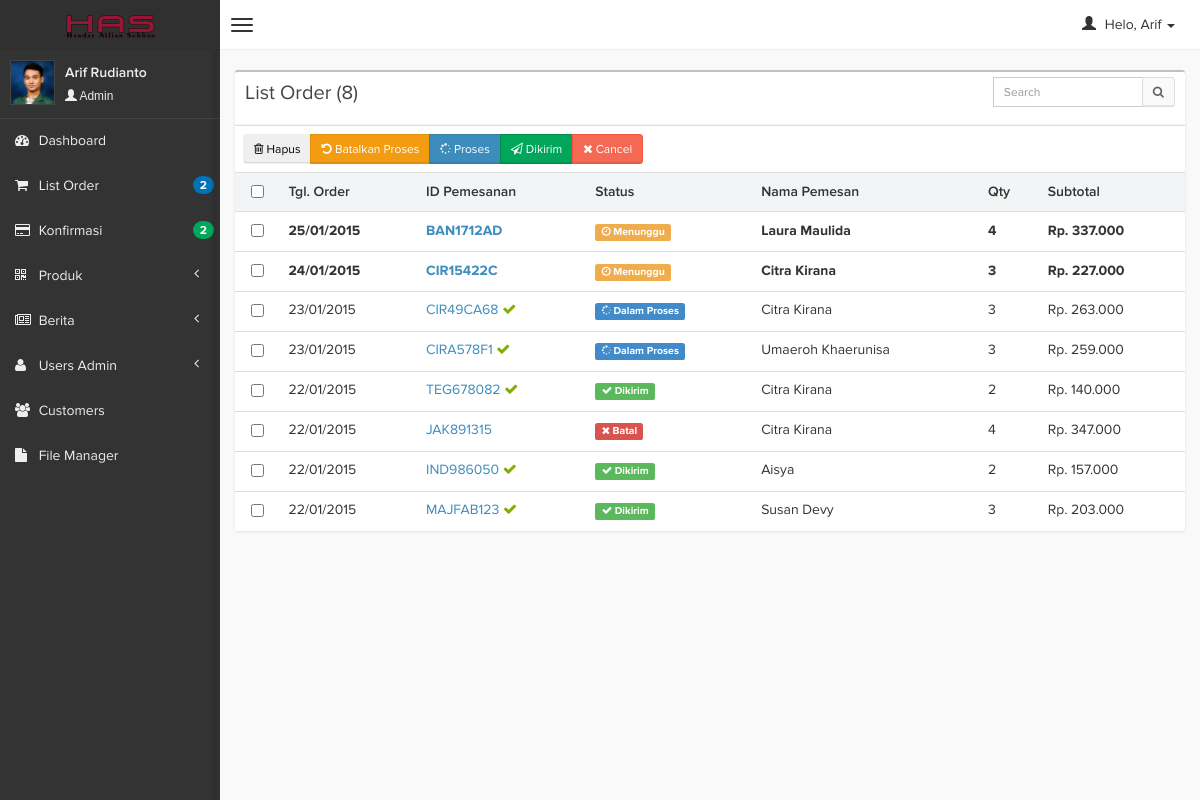
The page /admin/index.php?page=order&act=listorder (signed in) on the database its author committed.
### tables this page shows
CREATE TABLE IF NOT EXISTS `orders` (
  `order_id` varchar(20) NOT NULL,
  `cust_id` int(4) NOT NULL,
  `nama` varchar(100) NOT NULL,
  `kota` varchar(50) NOT NULL,
  `provinsi` varchar(50) NOT NULL,
  `kodepos` int(6) NOT NULL,
  `alamat` text NOT NULL,
  `phone` varchar(15) NOT NULL,
  `tgl_pesan` date NOT NULL,
  `status` varchar(50) NOT NULL,
  `pelunasan` enum('0','1') NOT NULL,
  `dilihat` enum('0','1') NOT NULL
);

### admin/page/order/index.php (the view, shortened to what this page needs)
<?php
switch ($_GET['act']) {
    case 'listorder':
    $jml_order = mysql_fetch_array(mysql_query("select count(order_id) as jml_order from orders"));
    ?>
        <div class="row">
            <div class="col-xs-12">
                <div class="box">
                    <div class="box-header">
                        <h3 class="box-title">List Order (<?php echo $jml_order['jml_order']; ?>)</h3>
                        <div class="box-tools">
                            <div class="input-group">
                                <input type="text" name="table_search" class="form-control input-sm pull-right" style="width: 150px;" placeholder="Search"/>
                                <div class="input-group-btn">
                                    <button class="btn btn-sm btn-default"><i class="fa fa-search"></i></button>
                                </div>
                            </div>
                        </div>
                    </div>
                    <div class="box-body table-responsive no-padding">
                        <form name="formlist[0]" action="page/order/proses.php?page=order&act=aksilistorder" method="post">
                            <table class="table table-hover">
                                <tr>
                                    <th colspan="7">
                                        <div class="pull-left box-tools">
                                            <div class="btn-group">
                                                <button name="btnhapus" class="btn btn-sm"><i class="fa fa-trash-o"></i> Hapus</button>
                                                <button name="btnbatalproses" class="btn btn-warning btn-sm"><i class="fa fa-undo"></i> Batalkan Proses</button>
                                                <button name="btnproses" class="btn btn-primary btn-sm"><i class="fa fa-spinner"></i> Proses</button>
                                                <button name="btndikirim" class="btn btn-success btn-sm"><i class="fa fa-send-o"></i> Dikirim</button>
                                                <button name="btnbatal" class="btn btn-danger btn-sm"><i class="fa fa-times"></i> Cancel</button>
                                            </div>
                                        </div>
                                    </th>
                                </tr>
                                <tr style="background-color: #F3F4F5">
                                    <th style="text-align:center;"><input type="checkbox"  name="allbox" onclick="checkAll(0);" /></th>
                                    <th>Tgl. Order</th>
                                    <th>ID Pemesanan</th>
                                    <th>Status</th>
                                    <th>Nama Pemesan</th>
                                    <th>Qty</th>
                                    <th>Subtotal</th>
                                </tr>
                                <?php
                                $d = mysql_query("select o.tgl_pesan, o.order_id, o.nama, o.status, o.dilihat, o.pelunasan, sum(od.qty) as item, sum(od.total) as subtotal from orders o, order_detail od where o.order_id=od.order_id group by od.order_id order by o.tgl_pesan desc ");
                                if (mysql_num_rows($d)>0) {
                                    while ($data = mysql_fetch_array($d)) {
                                        if ($data['status']=="Menunggu") {
                                            $label = "<span class=\"label label-warning\"><i class=\"fa fa-clock-o\"></i> ";
                                        } elseif ($data['status']=="Dalam Proses") {
                                            $label = "<span class=\"label label-primary\"><i class=\"fa fa-spinner\"></i> ";
                                        } elseif ($data['status']=="Dikirim") {
                                            $label = "<span class=\"label label-success\"><i class=\"fa fa-check\"></i> ";
                                        } else {
                                            $label = "<span class=\"label label-danger\"><i class=\"fa fa-times\"></i> ";
                                        }
                                        if ($data['dilihat']==0) {
                                            $bold = "font-weight:bold";
                                        } else {
                                            $bold = "font-weight:normal";
                                        }
                                        $pelunasan = ($data['pelunasan']=="1") ? '<i class="fa fa-check" style="color:#84AD05"></i>' : '';
                                ?>
                                <tr>
                                    <td align="center"><input type="checkbox" value="<?php echo $data['order_id']; ?>" name="id[]"/></td>
                                    <td style="<?php echo $bold ?>"><?php echo date('d/m/Y', strtotime($data['tgl_pesan'])); ?></td>
                                    <td style="<?php echo $bold ?>"><?php echo "<a href='?page=order&act=detilorder&id=$data[order_id]'>".$data['order_id']."</a> $pelunasan"; ?></td>
                                    <td style="<?php echo $bold ?>"><?php echo $label.$data['status']; ?></span></td>
                                    <td style="<?php echo $bold ?>"><?php echo $data['nama']; ?></td>
                                    <td style="<?php echo $bold ?>"><?php echo $data['item']; ?></td>
                                    <td style="<?php echo $bold ?>"><?php echo "Rp. ".number_format($data['subtotal'], 0,',','.'); ?></td>
                                </tr>
                                <?php
                                    }
                                } else {
                                ?>
                                <tr>
                                    <td colspan="7" align="center">Tidak ada daftar pemesanan</td>
                                </tr>
                                <?php
                                }
                                ?>
                            </table>
                        </form>
                    </div>
                </div>
            </div>
        </div>
        <?php
        break;
        ?>
        <?php
}
?>

### admin/index.php (shortened to what this page needs)
<?php
if (empty($_SESSION['username']) && empty($_SESSION['password'])) {
    header('location:login.php');
} else {
?>
<!DOCTYPE html>
<html>
    <head>
        <link href="../assets/css/bootstrap.min.css" rel="stylesheet" type="text/css" />
        <link href="../assets/css/chosen.min.css" media="all" rel="stylesheet" type="text/css" />
        <link href="../assets/fonts/font-awesome/css/font-awesome.min.css" rel="stylesheet" type="text/css" />
        <link href="../assets/css/bootstrap-wysihtml5/bootstrap3-wysihtml5.min.css" rel="stylesheet" type="text/css" />
        <link href="../assets/css/AdminLTE.css" rel="stylesheet" type="text/css" />
    </head>
    <body class="skin-black fixed">
        <header class="header">
            <a href="?page=dashboard" class="logo">
                <img src="../assets/img/logo.png" alt="Umil">
            </a>
            <nav class="navbar navbar-static-top" role="navigation">
                <a href="#" class="navbar-btn sidebar-toggle" data-toggle="offcanvas" role="button">
                    <span class="icon-bar"></span>
                    <span class="icon-bar"></span>
                    <span class="icon-bar"></span>
                </a>
                <div class="navbar-right">
                    <ul class="nav navbar-nav">
                        <li class="dropdown user user-menu">
                            <a href="#" class="dropdown-toggle" data-toggle="dropdown">
                                <i class="glyphicon glyphicon-user"></i>
                                <span>Helo, <?php $user=explode(" ", $_SESSION['fullname']); echo $user[0]; ?> <i class="caret"></i></span>
                            </a>
                        </li>
                    </ul>
                </div>
            </nav>
        </header>
        <div class="wrapper row-offcanvas row-offcanvas-left">
            <aside class="left-side sidebar-offcanvas">
                <section class="sidebar">
                    <div class="user-panel">
                        <div class="pull-left image">
                            <img src="../upload/users/<?php echo $_SESSION['avatar']; ?>" class="img" alt="User Image" />
                        </div>
                        <div class="pull-left info">
                            <p><a href="?page=profile&act=detailprofile"><?php echo $_SESSION['fullname']; ?></a></p>
                            <small style="font-family: 'ProximaNova', sans-serif; font-weight: normal !important;"><i class="glyphicon glyphicon-user"></i> <?php echo $_SESSION['level']; ?></small>
                        </div>
                    </div>
                    <ul class="sidebar-menu">
                        <?php include 'side_menu.php'; ?>
                    </ul>
                </section>
            </aside>
            <aside class="right-side">
                <section class="content">
                    <?php include 'content.php'; ?>
                </section>
            </aside>
        </div>
    </body>
</html>
<?php } ?>

### admin/side_menu.php (shortened to what this page needs)
<?php
$notif = mysql_fetch_array(mysql_query("select count(order_id) as 'order' from orders where dilihat='0'"));
$notifp = mysql_fetch_array(mysql_query("select count(order_id) as 'pembayaran' from pembayaran where dilihat='0'"));
if ($_SESSION['level']=='Admin') {
    ?>
    <li>
        <a href="?page=dashboard">
            <i class="fa fa-dashboard"></i> <span>Dashboard</span>
        </a>
    </li>
    <li>
        <a href="?page=order&act=listorder">
            <i class="fa fa-shopping-cart"></i> <span>List Order</span>
            <small class="badge pull-right bg-blue"><?php echo $notif['order']; ?></small>
        </a>
    </li>
    <li>
        <a href="?page=order&act=pembayaran">
            <i class="fa fa-credit-card"></i> <span>Konfirmasi</span>
            <small class="badge pull-right bg-green"><?php echo $notifp['pembayaran']; ?></small>
        </a>
    </li>
    <li class="treeview">
        <a href="#">
            <i class="fa fa-qrcode"></i>
            <span>Produk</span>
            <i class="fa fa-angle-left pull-right"></i>
        </a>
    </li>
    <li class="treeview">
        <a href="#">
            <i class="fa fa-newspaper-o"></i>
            <span>Berita</span>
            <i class="fa fa-angle-left pull-right"></i>
        </a>
    </li>
    <li class="treeview">
        <a href="#">
            <i class="fa fa-user"></i>
            <span>Users Admin</span>
            <i class="fa fa-angle-left pull-right"></i>
        </a>
    </li>
    <li>
        <a href="?page=cust&act=listcust">
            <i class="fa fa-users"></i>
            <span>Customers</span>
        </a>
    </li>
    <li>
        <a href="?page=file">
            <i class="fa fa-file"></i> <span>File Manager</span>
        </a>
    </li>
<?php
}
?>

### admin/content.php (shortened to what this page needs)
<?php
if (!isset($_GET['page'])) {
	include 'page/dashboard/index.php';
} else {
	switch ($_GET['page']) {
		case 'order':
			include 'page/order/index.php';
			break;
	}
}
?>

### rows shown on the page
orders: tgl_pesan "25/01/2015", order_id "BAN1712AD", status "Menunggu", nama "Laura Maulida", item "4", subtotal "337.000"
orders: tgl_pesan "24/01/2015", order_id "CIR15422C", status "Menunggu", nama "Citra Kirana", item "3", subtotal "227.000"
orders: tgl_pesan "23/01/2015", order_id "CIR49CA68", pelunasan "1" (drawn), status "Dalam Proses", nama "Citra Kirana", item "3", subtotal "263.000"
orders: tgl_pesan "23/01/2015", order_id "CIRA578F1", pelunasan "1" (drawn), status "Dalam Proses", nama "Umaeroh Khaerunisa", item "3", subtotal "259.000"
orders: tgl_pesan "22/01/2015", order_id "TEG678082", pelunasan "1" (drawn), status "Dikirim", nama "Citra Kirana", item "2", subtotal "140.000"
orders: tgl_pesan "22/01/2015", order_id "JAK891315", status "Batal", nama "Citra Kirana", item "4", subtotal "347.000"
orders: tgl_pesan "22/01/2015", order_id "IND986050", pelunasan "1" (drawn), status "Dikirim", nama "Aisya", item "2", subtotal "157.000"
orders: tgl_pesan "22/01/2015", order_id "MAJFAB123", pelunasan "1" (drawn), status "Dikirim", nama "Susan Devy", item "3", subtotal "203.000"

### other values the page prints
$user[0] "Arif"
$_SESSION['fullname'] "Arif Rudianto"
$_SESSION['level'] "Admin"
$notif['order'] "2"
$notifp['pembayaran'] "2"
$jml_order['jml_order'] "8"
